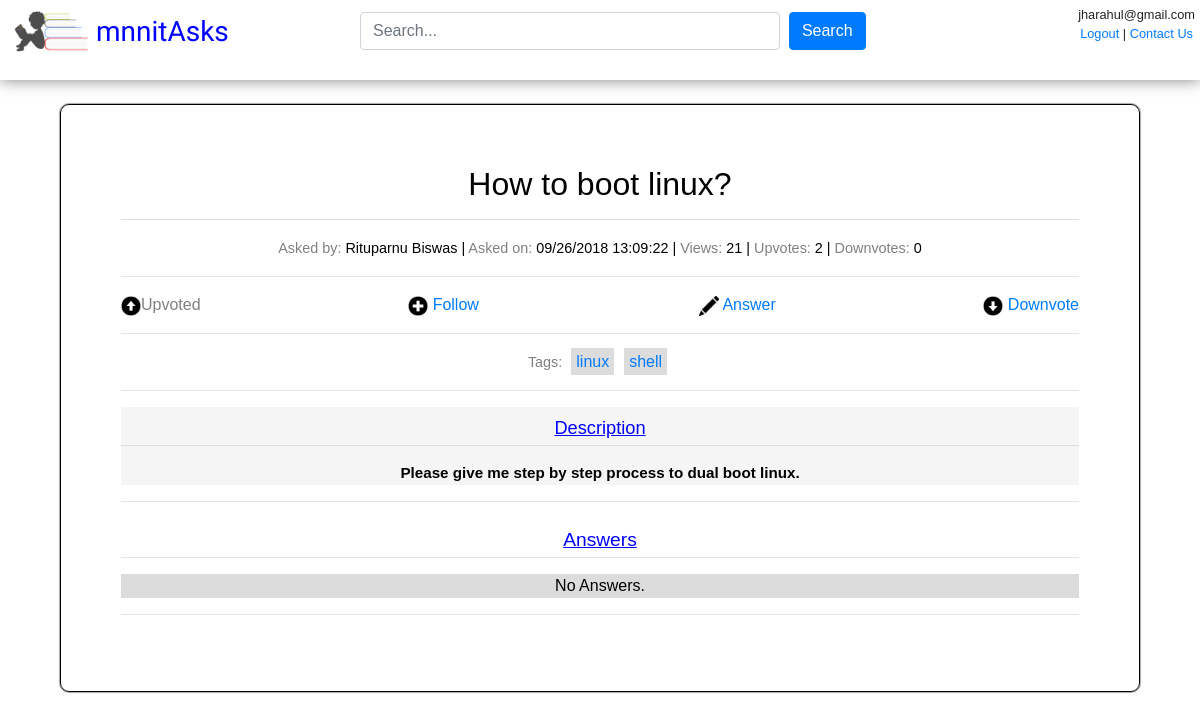
Screenshot of /question_browse.php?qid=42 (signed in) with the database file from the repository.
### tables this page shows
CREATE TABLE IF NOT EXISTS `questions` (
  `qid` int(11) NOT NULL,
  `uid` int(11) NOT NULL,
  `question` text NOT NULL,
  `quesdesc` text NOT NULL,
  `views` bigint(20) NOT NULL DEFAULT '0',
  `upvotes` bigint(20) NOT NULL DEFAULT '0',
  `downvotes` bigint(20) NOT NULL DEFAULT '0',
  `ques_timestamp` text NOT NULL,
  `ques_ip` varchar(13) NOT NULL
);

CREATE TABLE IF NOT EXISTS `users` (
  `uid` int(11) NOT NULL,
  `name` varchar(255) NOT NULL,
  `username` varchar(255) NOT NULL,
  `email` varchar(255) NOT NULL,
  `password` text NOT NULL,
  `year` int(11) NOT NULL,
  `branch` varchar(255) NOT NULL,
  `contact` int(11) NOT NULL,
  `hostel` varchar(255) NOT NULL,
  `last_ipaddress` varchar(13) NOT NULL,
  `last_login` text NOT NULL,
  `date_of_creation` date NOT NULL
);

CREATE TABLE IF NOT EXISTS `question_tags` (
  `sno` bigint(20) NOT NULL,
  `qid` bigint(20) NOT NULL,
  `tagid` bigint(20) NOT NULL
);

CREATE TABLE IF NOT EXISTS `tags` (
  `tagid` bigint(20) NOT NULL,
  `tag` text NOT NULL
);

### question_browse.php (the view, shortened to what this page needs)
<?php
require_once('conn.php');
if(isset($_GET['qid']) && is_numeric($_GET['qid']))
{
    $qid = $_GET['qid'];
    $qQuery = "SELECT * from questions where qid='$qid'";
    $qQuery2 = mysqli_query($con,$qQuery) or die(mysqli_error($con));
    $qQuery4 = mysqli_fetch_assoc($qQuery2) or die(mysqli_error($con));
    $uid = $qQuery4['uid'];
    $question = $qQuery4['question'];
    $questionDesc = $qQuery4['quesdesc'];
    $views = $qQuery4['views'];
    $time = $qQuery4['ques_timestamp'];
    $upvotes = $qQuery4['upvotes'];
    $downvotes = $qQuery4['downvotes'];
}
else
{
    header('Location:index.php');
}
?>
<!Doctype HTML>
<html>
<head>
<link rel="stylesheet" href="https://maxcdn.bootstrapcdn.com/bootstrap/4.0.0/css/bootstrap.min.css">
<link rel="stylesheet" href="index.css" />
</head>
<body>
<!Doctype HTML>
<html>
<head>
<link rel="stylesheet" href="https://maxcdn.bootstrapcdn.com/bootstrap/4.0.0/css/bootstrap.min.css">
<link rel="stylesheet" href="index.css" />
</head>
<body>
<div id="container">
<div id="header" style="z-index: 100000;">
<div class="form-group" id="searchBox" style="position: absolute;width: 50%;left: 30%;top: 15%;">
    <input type="text" class="form-control" id="searchField"  placeholder="Search..." name="searchField" style="width: 70%;float: left;" />&nbsp;
    <button class="btn btn-primary">Search</button>
</div>
<img src="title.png" width="100" id="titleImage"/> <h3 id="title">mnnitAsks</h3>
<div id="logout">
<?php
if(isset($_SESSION['email']))
{
    echo $_SESSION['email'].'<br><a href="logout.php">Logout</a> | <a href="#">Contact Us</a>';
}
else
{
    echo '<a href="#" id="loginClick" style="margin-right: 10px;margin-top: 10px;">Login/Signup</a>';
}
?>
</div>
</div>
<div id="container">
<div id="questionEditor" style="height: auto;min-height: 10vh;text-align: center;width: 90%;left:5%;" >
<?php
echo '<h2>'.$question.'</h2><hr color="whitesmoke">';
if(isset($_SESSION['email']))
{
    $againQ = "SELECT name from users where uid='$uid'";
    $againQ2 = mysqli_query($con,$againQ) or die(mysqli_error($con));
    $againQ3 = mysqli_fetch_assoc($againQ2) or die(mysqli_error($con));
    $againname = $againQ3['name'];
    $againuid = $_SESSION['uid'];
        echo ' <span style="color: grey;font-size: 90%;">Asked by: </span><span style="font-size: 90%;">'.$againname.' | </span>
                <span style="color: grey;font-size: 90%;">Asked on: </span><span style="font-size: 90%;">'.date('m/d/Y H:m:s',(int)$time).' | </span>
                <span style="color: grey;font-size: 90%;">Views: </span><span style="font-size: 90%;">'.($views+1).' | </span>
                <span style="color: grey;font-size: 90%;">Upvotes: </span><span style="font-size: 90%;">'.$upvotes.' | </span>
                <span style="color: grey;font-size: 90%;">Downvotes: </span><span style="font-size: 90%;">'.$downvotes.'</span><hr>';
                $checkQ = "SELECT count(*) from question_upvotes WHERE uid='$uid' and qid='$qid'";
                $checkQ2 = mysqli_query($con,$checkQ) or die(mysqli_error($con));
                $checkQ3 = mysqli_fetch_row($checkQ2) or die(mysqli_error($con));
                if($checkQ3[0] == 0)
                {
                    echo '<a href="upvote.php?qid='.$qid.'&uid='.$uid.'&upvote=1&from=1"><span style="float: left;"><img src="upvote.png" width="20" /> Upvote</span></a>';
                }
                else
                {
                    echo '<a href="upvote.php?qid='.$qid.'&uid='.$uid.'&upvote=0&from=1"><span style="float: left; color: grey;"><img src="upvote.png" width="20" />Upvoted</span></a>';
                }
                $checkQ = "SELECT count(*) from questions_followers WHERE uid='$againuid' AND qid='$qid'";
                $checkQ2 = mysqli_query($con,$checkQ) or die(mysqli_error($con));
                $checkQ3 = mysqli_fetch_row($checkQ2) or die(mysqli_error($con));
                if($checkQ3[0] == 0)
                {
                    echo '<a href="follow.php?qid='.$qid.'&uid='.$uid.'&follow=1&from=1"><span><img src="follow.png" width="20" /> Follow</span></a>';
                }
                else
                {
                    echo '<a href="follow.php?qid='.$qid.'&uid='.$uid.'&follow=0&from=1"><span style="color: grey;"><img src="unfollow.png" width="20" /> Unfollow</span></a>';
                }
                $checkQ = "SELECT count(*) from answers WHERE uid='$againuid' AND qid='$qid'";
                $checkQ2 = mysqli_query($con,$checkQ) or die(mysqli_error($con));
                $checkQ3 = mysqli_fetch_row($checkQ2) or die(mysqli_error($con));
                if($checkQ3[0] == 0)
                {
                    echo '<a href="answer.php?qid='.$qid.'&uid='.$uid.'" style="margin-left: 220px;"><span><img src="answer.png" width="20" /> Answer</span></a>';
                }
                else
                {
                    echo '<a href="#" onclick="return false;" style="margin-left: 220px;"><span style="color: grey;">Answered</span></a>';
                }
                $checkQ = "SELECT count(*) from question_downvotes WHERE uid='$uid' and qid='$qid'";
                $checkQ2 = mysqli_query($con,$checkQ) or die(mysqli_error($con));
                $checkQ3 = mysqli_fetch_row($checkQ2) or die(mysqli_error($con));
                if($checkQ3[0] == 0)
                {
                    echo '<a href="downvote.php?qid='.$qid.'&uid='.$uid.'&upvote=1&from=1"><span style="float: right;"><img src="downvote.png" width="20" /> Downvote</span></a>';
                }
                else
                {
                    echo '<a href="downvote.php?qid='.$qid.'&uid='.$uid.'&upvote=0&from=1"><span style="float: right;color: grey;">Downvoted</span></a>';
                }
              echo  '<hr><span style="color: grey;font-size: 90%;">Tags: </span>';
                $tagsQuery = "SELECT count(*) from question_tags WHERE qid='$qid'";
                $tagsQuery2 = mysqli_query($con,$tagsQuery) or die(mysqli_error($con));
                $tagsQuery3 = mysqli_fetch_row($tagsQuery2) or die(mysqli_error($con));
                if($tagsQuery3[0] == 0)
                {
                    echo '<span style="font-size: 90%;">No tags.</span><hr>';
                }
                else
                {
                    $tagsQuery4 = "SELECT * from question_tags WHERE qid='$qid'";
                    $tagsQuery5 = mysqli_query($con,$tagsQuery4) or die(mysqli_error($con));
                    for($z=0;$z<$tagsQuery3[0];$z++)
                    {
                        $tagsQuery6 = mysqli_fetch_assoc($tagsQuery5) or die(mysqli_error($con));
                        $tagid = $tagsQuery6['tagid'];
                        $tagsQuery7 = "SELECT tag FROM tags WHERE tagid='$tagid'";
                        $tagsQuery8 = mysqli_query($con,$tagsQuery7) or die(mysqli_error($con));
                        $tagsQuery9 = mysqli_fetch_assoc($tagsQuery8) or die(mysqli_error($con));
                        $tag = $tagsQuery9['tag'];
                        echo '<span class="tag" style="float:none;padding: 5px;"><a href="tag.php?tagid='.$tagid.'">'.$tag.'</a></span>';
                    }
                    echo '<hr>';
                }
        echo '<div id="quesdesc"><h6 style="text-decoration: underline;position: relative;top: 10px;font-size: 120%;color: blue;">Description</h6><hr>'.$questionDesc.'</div><hr>';
        $answerQuery = "SELECT count(*) FROM answers where qid='$qid'";
        $answerQuery2 = mysqli_query($con,$answerQuery) or die(msyqli_error($con));
        $answerQuery3 = mysqli_fetch_row($answerQuery2) or die(mysqli_error($con));
        echo '<h6 style="text-decoration: underline;position: relative;top: 10px;font-size: 120%;color: blue;">Answers</h6>';
        if($answerQuery3[0] == 0)
        {
            echo '<hr><div style="background: #DCDCDC;">No Answers.</div><hr>';
        }
}
?>
</div>
</div>
</body>
</html>

### index.css (style rules this page uses)
* { font-family: sans-serif,arial; }
body { background: #FFFFFF; }
#quesdesc { background: whitesmoke; color: #000; font-size: 95%; }
#logout { float: right; font-size: 80%; text-align: center; margin-top: 5px; margin-right: 5px; }
#header { position: fixed; top: 0; left: 0; width: 100%; height: 10vh; background: white; z-index: 15000; font-size: 100%; box-shadow: 0px 0px 15px 0px grey; }
#titleImage { position: absolute; top: -20px; left: 1px; }
#title { position: absolute; top: 15px; left: 8%; font-family: 'Gloria Hallelujah', Times, serif; color: blue; }
.tag { float: left; background: #DCDCDC; padding: 2%; margin: 5px; color: grey; }
#questionEditor { position: absolute; border: 1px solid #000000; color: #000; width: 55vw; min-height: 85vh; height: auto; top: 13%; left: 25%; padding: 5%; box-shadow: 0px 0px 1px 1px #A9A9A9; border-radius: 9px; }

### question_browse.php (style rules this page uses)
body { background: whitesmoke; }

### rows the page displays
questions: question "How to boot linux?", ques_timestamp "09/26/2018 13:09:22", $views+1 "21", upvotes "2", downvotes "0", quesdesc "Please give me step by step process to dual boot linux."
users: name "Rituparnu Biswas"
question_tags: tagid.tag "linux"
question_tags: tagid.tag "shell"

### other values shown
$_SESSION['email'] "jharahul@gmail.com"
